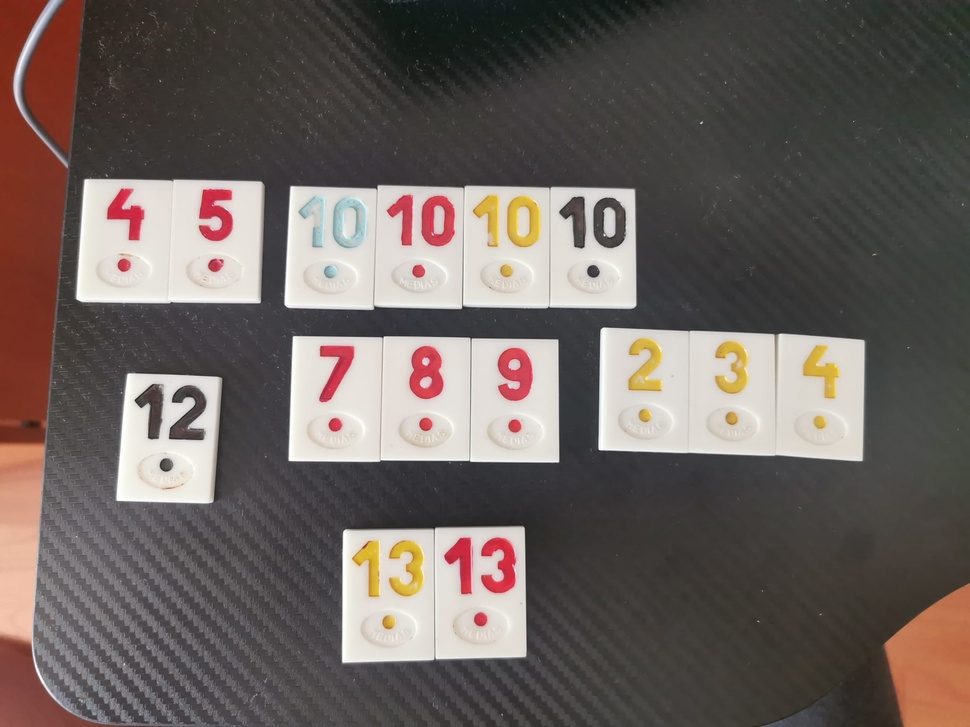
#> input picture MainApp/poze/remicluj.jpg, 970 x 727 px, shrunk from 1824 x 1368 before the run
$ python 4.py
#> lines starting #> are read from the running program, lines starting #| are printed output that depends on the picture; after the words box and inside, x2 and y2 are one past the last pixel; in counts of white or black regions, pixels touching at a corner belong together
import cv2
import numpy as np

# Load the image
image = cv2.imread('MainApp/poze/remicluj.jpg')
#> image is the input picture: shape (727, 970, 3); mean B, G, R 93.8, 97.9, 107.6

# Convert the image to grayscale

gray = cv2.cvtColor(image, cv2.COLOR_BGR2GRAY)
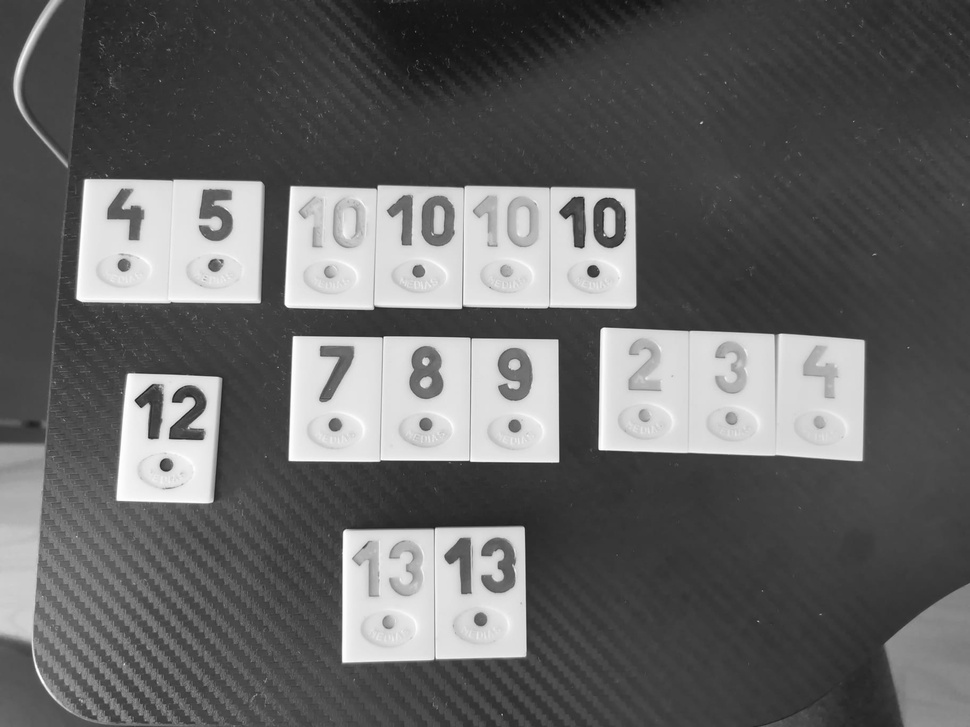
#> gray: shape (727, 970); min 16, max 255, mean 100.3

# Apply Gaussian blur to reduce noise
blurred = cv2.GaussianBlur(gray, (5, 5), 0)

# Apply Canny edge detection
edges = cv2.Canny(blurred, 10, 100)
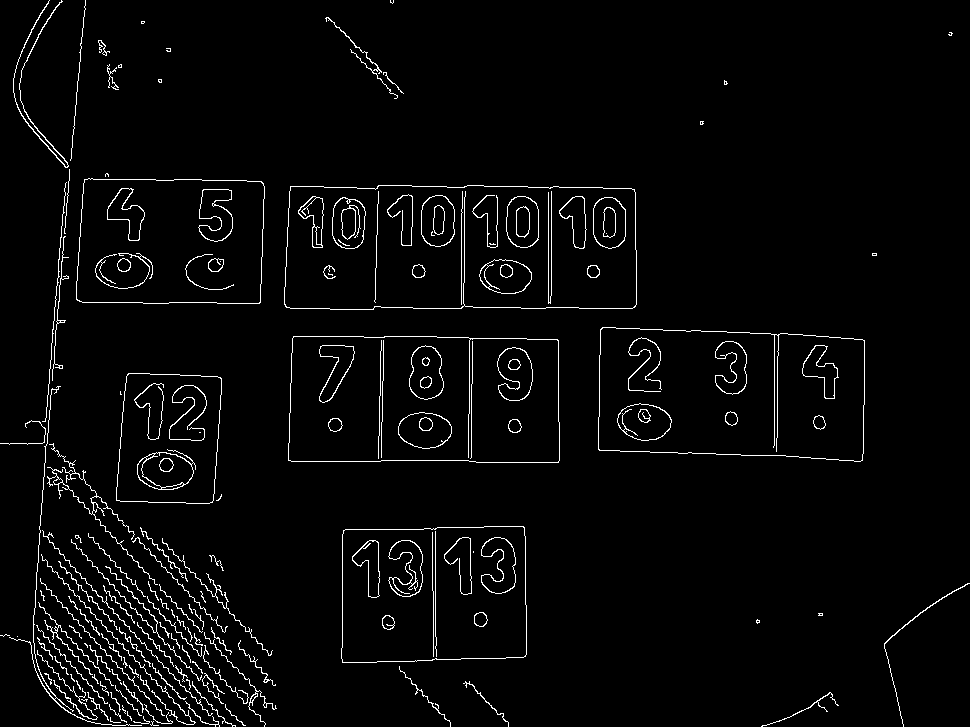
#> edges: shape (727, 970); 3% white in thin lines or dots

# Find contours in the edge-detected image
contours, _ = cv2.findContours(edges, cv2.RETR_EXTERNAL, cv2.CHAIN_APPROX_TC89_KCOS)
#> contours = 113 contours, 71 with area under 20; largest, box (x1, y1, x2, y2) and area: (284, 185, 637, 310) 42420, (288, 336, 560, 463) 33232, (598, 327, 865, 462) 32467, (341, 526, 527, 663) 24372, (76, 178, 265, 304) 22597

# Draw all contours on the original image in red
contours_image = np.copy(image)
cv2.drawContours(contours_image, contours, -1, (0, 0, 255), 2)
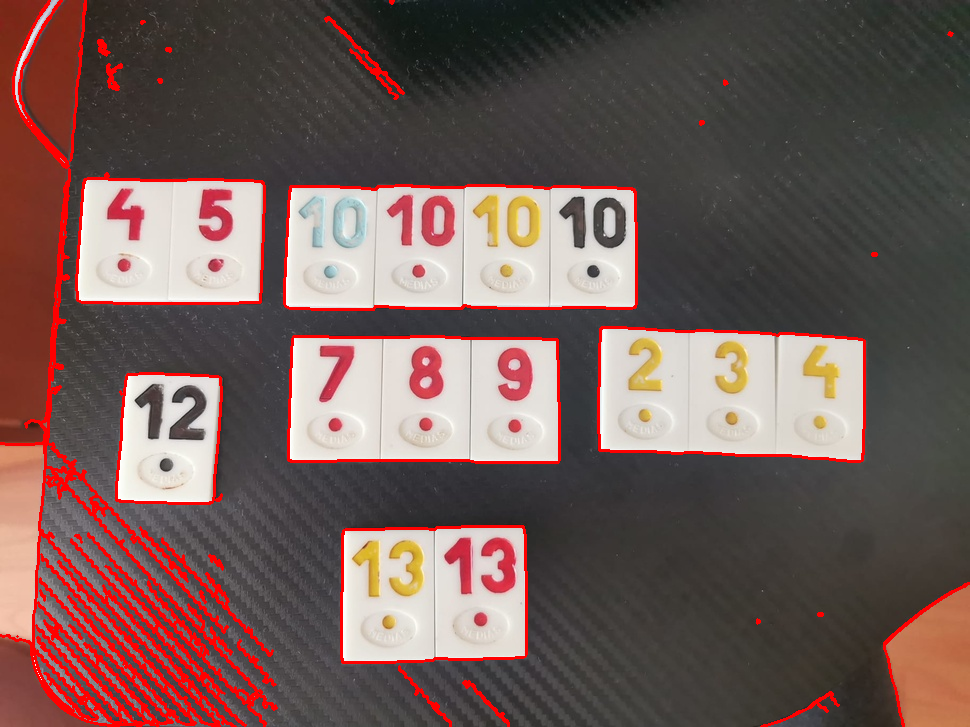
#> contours_image: shape (727, 970, 3); 5.38% of pixels changed, all inside (x1, y1, x2, y2) = (0, 0, 970, 727)

# Display the image with edges and all contours
cv2.imshow('Edges and All Contours', contours_image)
cv2.waitKey(0)

# List to store rectangular contours
rectangles = []

# Iterate through each contour
for contour in contours:
    # Calculate the bounding box of the contour
    x, y, w, h = cv2.boundingRect(contour)

    # Calculate aspect ratio
    aspect_ratio = float(w) / h

    # Calculate area of the contour
    area = cv2.contourArea(contour)

    # Calculate arc length
    arc_length = cv2.arcLength(contour, True)

    # Check if contour properties resemble a rectangle
    if aspect_ratio >= 0.5 and aspect_ratio <= 2.0 and abs(arc_length - 2 * (w + h)) < 0.05 * arc_length:
        rectangles.append(contour)
#> this loop made 113 passes
#> (x, y, w, h, aspect_ratio, area, arc_length) on passes 9, 11, 13, 16, 17, 18, 25, 28, 29, 31, 36, 37: (185, 701, 35, 26, 1.35, 32.5, 117.9), (761, 692, 78, 35, 2.23, 40, 220.6), (87, 692, 22, 29, 0.759, 38, 91.06), (463, 681, 46, 46, 1, 56, 149.9), (192, 681, 44, 46, 0.957, 24.5, 148.4), (123, 681, 21, 32, 0.656, 24.5, 86.85), (202, 673, 23, 31, 0.742, 21, 159.8), (399, 666, 52, 61, 0.852, 28.5, 207.7), (175, 665, 13, 17, 0.765, 26.5, 55.91), (152, 663, 35, 37, 0.946, 24, 110.4), (37, 650, 61, 70, 0.871, 61, 391.8), (203, 645, 46, 59, 0.78, 27, 232.2)
#> after the loop, rectangles = 9 contours, 1 with area under 20; largest, box (x1, y1, x2, y2) and area: (598, 327, 865, 462) 32467, (341, 526, 527, 663) 24372, (76, 178, 265, 304) 22597, (41, 554, 196, 725) 100, (185, 701, 220, 727) 32, (119, 627, 145, 658) 28, (140, 527, 188, 582) 28, (238, 640, 276, 686) 24

# Draw the rectangles contours on the original image in green
cv2.drawContours(image, rectangles, -1, (0, 255, 0), 2)
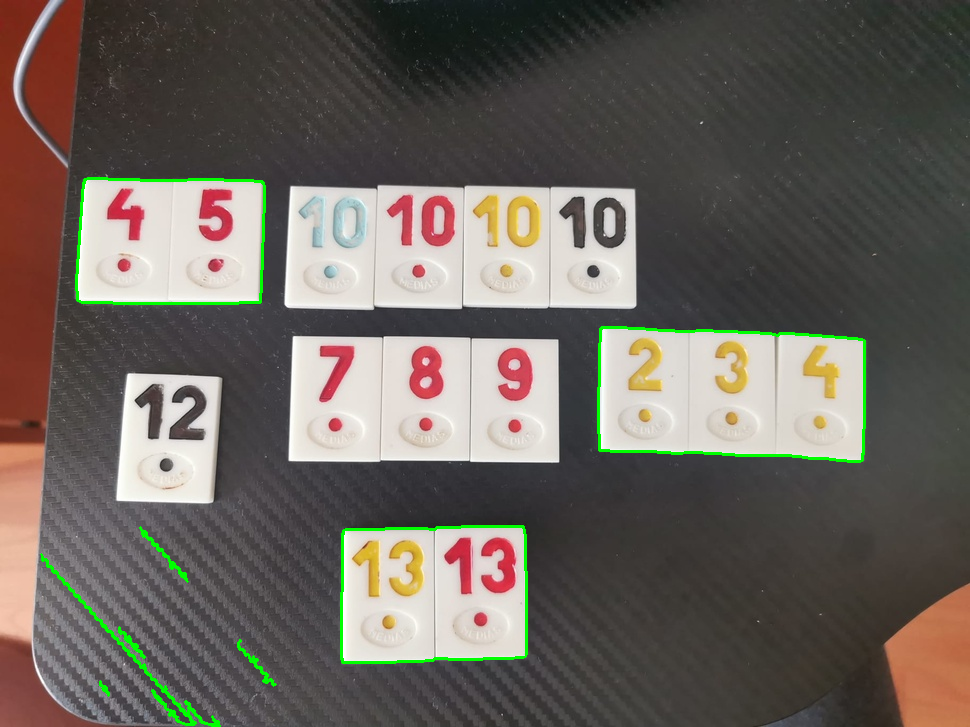
#> image: shape (727, 970, 3); 1.16% of pixels changed, all inside (x1, y1, x2, y2) = (40, 177, 866, 727)

# Display the image with rectangular contours
cv2.imshow('Rectangles Contours', image)
cv2.waitKey(0)
cv2.destroyAllWindows()

# Print the number of rectangles contours found
print("Number of rectangles contours:", len(rectangles))
#| Number of rectangles contours: 9
